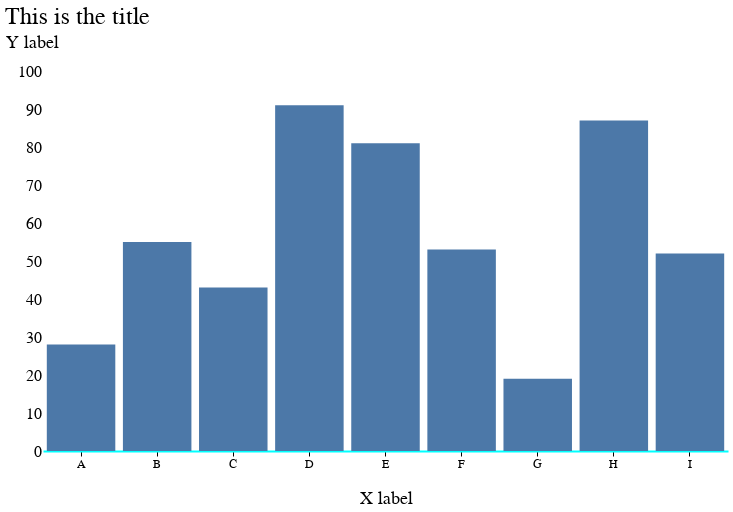

Notebook code for this chart:
### Code cell
source = pandas.DataFrame(
    {
        "a": ["A", "B", "C", "D", "E", "F", "G", "H", "I"],
        "b": [28, 55, 43, 91, 81, 53, 19, 87, 52],
    }
)

altair.Chart(source, title="This is the title").mark_bar().encode(
    x=altair.X("a:O", axis=altair.Axis(title="X label")),
    y=altair.Y("b:Q", axis=altair.Axis(title="Y label", titleX=15)),
)

### Figure 1 — Vega-Lite specification as saved in the notebook (floating-point values rounded to 4 significant figures)
{"width": 685, "height": 380, "config": {"view": {"stroke": "transparent"}, "title": {"fontSize": 24, "font": "IBM Plex Sans Condensed", "anchor": "start", "fontColor": "#000000", "fontWeight": 400}, "axisX": {"domain": true, "domainColor": "#00ffff", "domainWidth": 2, "grid": false, "labelFont": "IBM Plex Sans Condensed", "labelFontSize": 12, "fontWeight": "normal", "labelAngle": 0, "tickColor": "#000000", "tickSize": 5, "titleFont": "IBM Plex Sans Condensed", "titleFontSize": 18, "titleFontWeight": 400, "titlePadding": 20}, "axisY": {"domain": false, "grid": false, "gridColor": "#DEDDDD", "gridWidth": 1, "labelFont": "IBM Plex Sans Condensed", "labelFontSize": 16, "labelAngle": 0, "ticks": false, "titleFont": "IBM Plex Sans Condensed", "titleFontSize": 18, "titleFontWeight": 400, "titleAngle": 0, "titleAlign": "right", "titleAnchor": "start", "titleY": -20}, "range": {"category": ["#1696d2", "#d2d2d2", "#000000", "#fdbf11", "#ec008b", "#55b748", "#5c5859", "#db2b27"], "diverging": ["#cfe8f3", "#a2d4ec", "#73bfe2", "#46abdb", "#1696d2", "#12719e"]}}, "data": {"name": "data-c2a3e89ba9d5d1687d5e8c28d630a033"}, "mark": "bar", "encoding": {"x": {"type": "ordinal", "axis": {"domainDashOffset": 20, "title": "X label"}, "field": "a"}, "y": {"type": "quantitative", "axis": {"title": "Y label", "titleX": 15}, "field": "b"}}, "title": "This is the title", "$schema": "https://vega.github.io/schema/vega-lite/v4.0.0.json", "datasets": {"data-c2a3e89ba9d5d1687d5e8c28d630a033": [{"a": "A", "b": 28}, {"a": "B", "b": 55}, {"a": "C", "b": 43}, {"a": "D", "b": 91}, {"a": "E", "b": 81}, {"a": "F", "b": 53}, {"a": "G", "b": 19}, {"a": "H", "b": 87}, {"a": "I", "b": 52}]}}
